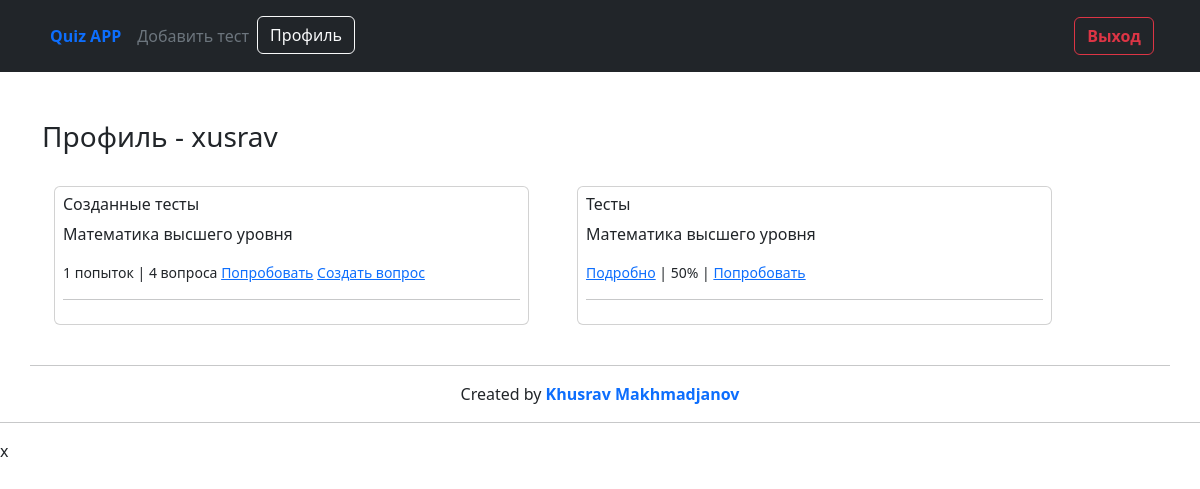
Before: /profile/1/ (signed in) with the older database file.
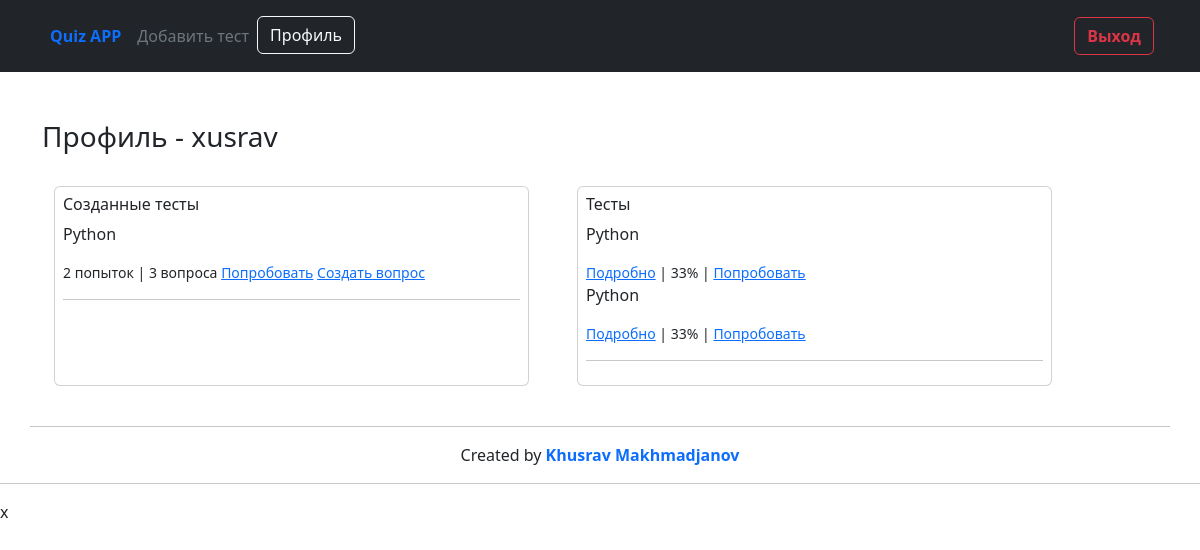
After: the same page with the newer database file.
### quiz_main/models.py (models this page shows, shortened)
class Test(models.Model):
    author = models.ForeignKey(User, on_delete=models.CASCADE)
    category = models.ForeignKey(Category, on_delete=models.PROTECT)
    title = models.CharField(max_length=200)
    max_attempts = models.PositiveIntegerField(default=1)
    start_date = models.DateTimeField(auto_now_add=True, blank=True, null=True)
    end_time = models.DateTimeField(default=timezone.now() + timezone.timedelta(days=10))
    percentage = models.PositiveIntegerField()

class ChekTest(models.Model):
    student = models.ForeignKey(User, on_delete=models.CASCADE)
    test = models.ForeignKey(Test, on_delete=models.CASCADE)
    finded_question = models.PositiveIntegerField(default=0)
    user_passed = models.BooleanField(default=False)
    percentage = models.PositiveIntegerField(default=0)

### quiz_main/views.py (the view)
# urls.py: path('profile/<int:user_id>/', profile, name='profile')
@login_required(login_url='login')
def profile(req, user_id):
    user = get_object_or_404(User, id=user_id)
    return render(req, 'profile.html', {'user': user})

### templates/profile.html (shortened to what this page needs)
{% extends 'base.html' %}
{% block content %}
    <div class="container">
        <div class="content mt-5">
            <h3>Профиль - {{ user }}</h3>
            <div class="row">
                <div class="card p-2 col-5 m-4">
                    <h6>Созданные тесты</h6>
                    {% for i in user.test_set.all %}
                        <p>{{ i.title }}</p>
                        <small class="d-inline">
                            {{ i.chektest_set.all.count }} попыток | {{ i.question_set.all.count }} вопроса
                            <a href="{% url 'ready_to_test' i.pk %}">Попробовать</a>
                            {% if user == request.user %}
                                <a href="{% url 'new_question' i.id %}">Создать вопрос</a>
                            {% endif %}
                        </small>
                    {% endfor %}
                    <hr>
                </div>
                <div class="col-5 m-4 p-2 card">
                    <h6>Тесты</h6>
                    {% for i in user.chektest_set.all %}
                        <p>{{ i.test.title }}</p>
                        <small class="d-inline">
                            <a href="{% url 'checktest' i.id %}">Подробно</a> | {{ i.percentage }}% |
                            <a href="{% url 'ready_to_test' i.pk %}">Попробовать</a>
                        </small>
                    {% endfor %}
                    <hr>
                </div>
            </div>
        </div>
    </div>
{% endblock %}

### templates/base.html (shortened to what this page needs)
<!DOCTYPE html>
{% load crispy_forms_tags %}
<html lang="en">
<head>
    <link rel="stylesheet" href="https://cdn.jsdelivr.net/npm/bootstrap@5.2.3/dist/css/bootstrap.min.css">
</head>
<body>
<header class="p-3 text-bg-dark">
    <div class="container">
        <div class="d-flex flex-wrap align-items-center justify-content-center justify-content-lg-start">
            <ul class="nav col-12 col-lg-auto me-lg-auto mb-2 justify-content-center mb-md-0">
                <li><a href="{% url 'index' %}" class="nav-link px-2 text-primary"><b>Quiz APP</b></a></li>
                <li><a href="{% url 'new_test' %}" class="nav-link px-2 text-secondary" style="color: white">Добавить тест</a></li>
                {% if user.is_authenticated %}
                    <li><a href="{% url 'profile' request.user.id %}" class="btn btn-outline-light me-2">Профиль</a></li>
                {% endif %}
            </ul>
            <div class="text-end">
                {% if user.is_authenticated %}
                    <a href="{% url 'logout' %}" class="btn btn-outline-danger me-1"><b>Выход</b></a>
                {% else %}
                    <div class="btn-group" role="group" aria-label="Basic outlined example">
                        <a href="{% url 'login' %}" class="btn btn-outline-success"><b>Войти</b></a>
                        <a href="{% url 'signup' %}" class="btn btn-outline-primary"><b>Регистрация</b></a>
                    </div>
                {% endif %}
            </div>
        </div>
    </div>
</header>
{% block content %}
{% endblock %}
<hr class="container">
<p class="text-center text-body-secondary">Created by <b><a target="_blank" style="text-decoration: none"
                                                            href="https://www.linkedin.com/in/xusrav-maxmadjanov-80b614246/">Khusrav
    Makhmadjanov</a></b></p>
<hr>
</body>
</html>x

Changed rows visible on the page:
removed Test: title "Математика высшего уровня", chektest_set.all.count "1", question_set.all.count "4"
removed ChekTest: test "Математика высшего уровня", percentage "50"
added Test: title "Python", chektest_set.all.count "2", question_set.all.count "3"
added ChekTest: test "Python", percentage "33"
added ChekTest: test "Python", percentage "33"
